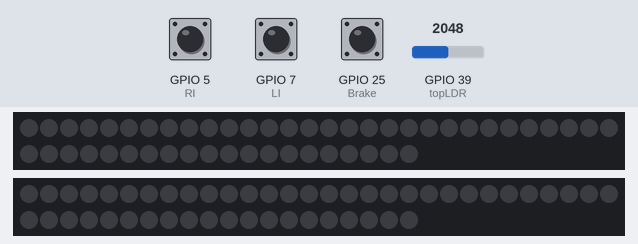
Simulated run of this sketch. Board: ESP32. On the bench: 2 × 50 RGB LEDs in strip order, left to right, continuing on the next row. The test bench sets the inputs (shaded band); at power-on: GPIO 5 (RI) HIGH, GPIO 39 (topLDR) = 2048, GPIO 25 (Brake) HIGH, GPIO 7 (LI) HIGH. Dim RGB values are drawn brighter than linear.

Above: at 1.2 s.
1.3 s: GPIO 5 (RI) pulled LOW for 0.15 s
At 1.81 s:
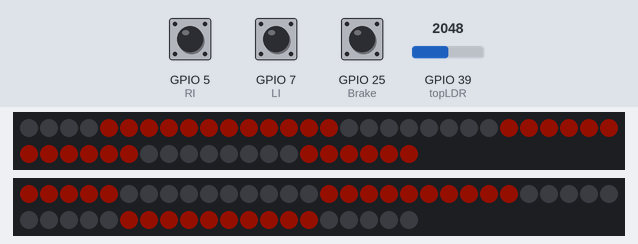
4.3 s: GPIO 39 (topLDR) set to 65
7.3 s: GPIO 39 (topLDR) set to 57
At 8.39 s:
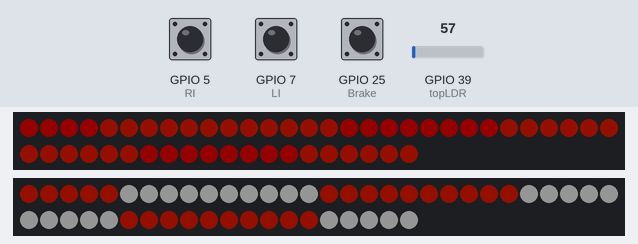
10.3 s: GPIO 25 (Brake) pulled LOW for 1 s
At 10.58 s:
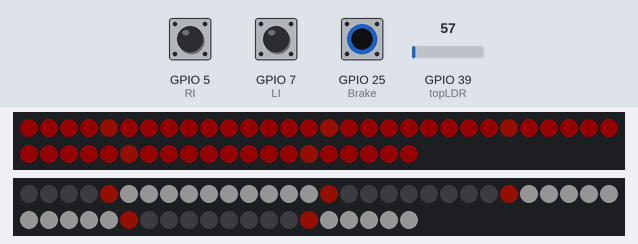
13.3 s: GPIO 5 (RI) pulled LOW for 1 s
At 14.3 s:
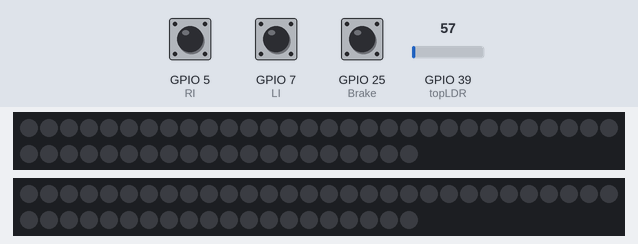
15.8 s: GPIO 25 (Brake) pulled LOW for 0.15 s
At 15.87 s:
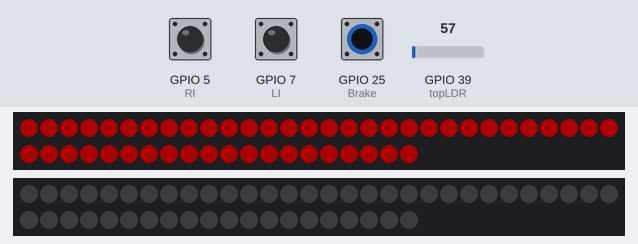

Measured:
- the behaviour switches between 61 and 60 on GPIO 39 (topLDR) (found by bisection; images 1 and 2)
- after the input at 1.3 s, the LEDs: first change at once (image 1 shows a later state)
- after the input at 7.3 s, the LEDs: first differ from a run without the input after 0.58 s (image 2 shows a later state)
- after the input at 10.3 s, the LEDs: change after 0.22 s (image 3)
- after the input at 13.3 s, the LEDs: first differ from a run without the input after 0.51 s (image 4)
- after the input at 15.8 s, the LEDs: change at once (image 5)

The sketch:

testLightSystemESP32.ino
```cpp
/*---------- LIBRARIES ----------*/

/*----- Smart Lighting System -----*/

//#define FASTLED_INTERRUPT_RETRY_COUNT 0 //Just in case -- Ref: https://github.com/FastLED/FastLED/issues/306
#define FASTLED_ALLOW_INTERRUPTS 0 //Ref: https://github.com/FastLED/FastLED/issues/306
#include "FastLED.h"

/*---------- PINS/VARIABLES DEFINITION ----------*/

/*----- Smart Lighting System -----*/

#define NUM_LEDS 50 //LEDs in your strip for both lights as they have the same number of LEDs
#define R_DATA_PIN 2//Data pin for WS281B RGB LED type for rear light
#define F_DATA_PIN 13//Data pin for WS281B RGB LED type for front light
CRGB Rleds[NUM_LEDS]; //Define the array of LEDs
CRGB Fleds[NUM_LEDS]; //Define the array of LEDs

portMUX_TYPE mux = portMUX_INITIALIZER_UNLOCKED;

const byte Brake = 25;//Brake Pin
bool stateBrake = HIGH; //Brake Light boolbean state
bool stateBeam = HIGH; //Beam Light boolbean state
int ambLight = 0; //Initialize LDR varioable for analog readings
int LI = D8;//Left Indicator Pin
int RI = D4;//Right Indicator Pin
volatile int countL = 1; //Count for LI
volatile int countR = 1; //Count for LI

const byte topLDR = 39; ///Top LDR
//const byte rightLDR = 34 ; //Rigth LDR
//const byte leftLDR = 36; //Left LDR

/*----- DATA LOGGER -----*/

int sum = 0; //Sumatory of analogue measurements
int iter = 10; //No. of iterations for measurements

/*---------- OTHER FUNCTIONS ----------*/

/*----- Smart Lighting System -----*/

// Left Indicator Pressed Interrupt Service Routine (ISR) for ESP32
// Ref: https://techtutorialsx.com/2017/09/30/esp32-arduino-external-interrupts/
void IRAM_ATTR LIP (){
  portENTER_CRITICAL_ISR(&mux);
  if (digitalRead (LI) == LOW){
    countL++;
  }
  portEXIT_CRITICAL_ISR(&mux);
}  // End of LIP

// Right Indicator Pressed ISR
void IRAM_ATTR RIP (){
  portENTER_CRITICAL_ISR(&mux);
  if (digitalRead (RI) == LOW){
    countR++;
  }
  portEXIT_CRITICAL_ISR(&mux);
}  // End of RIP


void setup (){

  /*----- Smart Lighting System -----*/

  FastLED.addLeds<WS2812B, R_DATA_PIN, GRB>(Rleds, NUM_LEDS); //Add rear LEDs
  FastLED.addLeds<WS2812B, F_DATA_PIN, GRB>(Fleds, NUM_LEDS); //Add front LEDs
  pinMode(LI, INPUT_PULLUP);
  pinMode(RI, INPUT_PULLUP);
  pinMode(Brake, INPUT_PULLUP);
  pinMode(topLDR, INPUT);
  //pinMode(rightLDR, INPUT);
  //pinMode(leftLDR, INPUT);
  attachInterrupt (digitalPinToInterrupt (LI), LIP, CHANGE); //LI interrupt
  attachInterrupt (digitalPinToInterrupt (RI), RIP, CHANGE); //RI interrupt
  Serial.begin(9600);


  //Startup strategy? -- FUTURE RELEASE

}  // End of setup

void loop (){
  //Brake light condition
  if(digitalRead(Brake)==LOW){
      brakeLight(20);
      FastLED.show();
      stateBrake = LOW;
  }else if (digitalRead(Brake)==HIGH && stateBrake == LOW){
    lightsOff();
    stateBrake = HIGH;
  }

  //Headlight condition
  ambLight = analogRead(topLDR);

  if (ambLight <= 60 && stateBeam == HIGH){

    //ambLight = (-1)*ambLight;
    //ambLight=map(ambLight,-60,-10,0,50); //Perhaps PID? -- FUTURE RELEASE
    headLightOn(50);// ONE FON INSTEAD OF TWO??
    brakeLight(20);
    FastLED.show();
    stateBeam = LOW;

  }else if (digitalRead(Brake)==LOW && stateBeam == LOW){

    brakeLight(50);
    FastLED.show();

  }else if (ambLight > 60 && stateBeam == LOW){

      lightsOff();
      stateBeam = HIGH;

  }

  //Indicators' condition
  if(countR %2 == 0){

      indicatorOn(1,1);

  }else if(countL %2 == 0){

        indicatorOn(0,-1);
  }

} //End of loop

/*----------  CUSTOM FUNCTIONS ----------*/

/*----- Smart Lighting System -----*/

//indicatorOn
void indicatorOn(int z,int j) {
  FastLED.setBrightness(20);
  for (int i = 0; i<=5;i++){

    //Front Light
    Fleds[(5-z)-i*j].setRGB( 255, 30, 0);
    Fleds[(14+z)+i*j].setRGB( 255, 30, 0);
    Fleds[(25-z)-i*j].setRGB( 255, 30, 0);
    Fleds[(34+z)+i*j].setRGB( 255, 30, 0);
    Fleds[(45-z)-i*j].setRGB( 255, 30, 0);

    //Rear Light
    Rleds[(5-z)+i*j].setRGB( 255, 30, 0);
    Rleds[(14+z)-i*j].setRGB( 255, 30, 0);
    Rleds[(25-z)+i*j].setRGB( 255, 30, 0);
    Rleds[(34+z)-i*j].setRGB( 255, 30, 0);
    Rleds[(45-z)+i*j].setRGB( 255, 30, 0);
    FastLED.show();
    delay (70);
  }
  delay(200);

  FastLED.setBrightness(20);
  for (int i = 0; i<=5;i++){

    //Front Light
    Fleds[(5-z)-i*j].setRGB( 0, 0, 0);
    Fleds[(14+z)+i*j].setRGB( 0, 0, 0);
    Fleds[(25-z)-i*j].setRGB( 0, 0, 0);
    Fleds[(34+z)+i*j].setRGB( 0, 0, 0);
    Fleds[(45-z)-i*j].setRGB( 0, 0, 0);

    //Rear Light
    Rleds[(5-z)+i*j].setRGB( 0, 0, 0);
    Rleds[(14+z)-i*j].setRGB( 0, 0, 0);
    Rleds[(25-z)+i*j].setRGB( 0, 0, 0);
    Rleds[(34+z)-i*j].setRGB( 0, 0, 0);
    Rleds[(45-z)+i*j].setRGB( 0, 0, 0);
    FastLED.show();
}
}//End of indicatorOn

//lightsOff
void lightsOff(){
  for (int i = 0; i<NUM_LEDS;i++){
  Rleds[i].setRGB( 0, 0, 0);
  Fleds[i].setRGB( 0, 0, 0);
  }
  FastLED.show();
} //End of lightsOff

//brakeLight
void brakeLight(int y){
  FastLED.setBrightness(y);
  for (int i = 0; i<NUM_LEDS;i++){
  Rleds[i].setRGB(255, 0, 0);
  }
  //FastLED.show();
}//End of brakeLight

//headLightOn
void headLightOn(int k){
  FastLED.setBrightness(k);
  for (int i = 0; i<NUM_LEDS;i++){
  Fleds[i].setRGB(255, 255, 255);
  }
  //FastLED.show();
}//End of HeadLightOn
```
